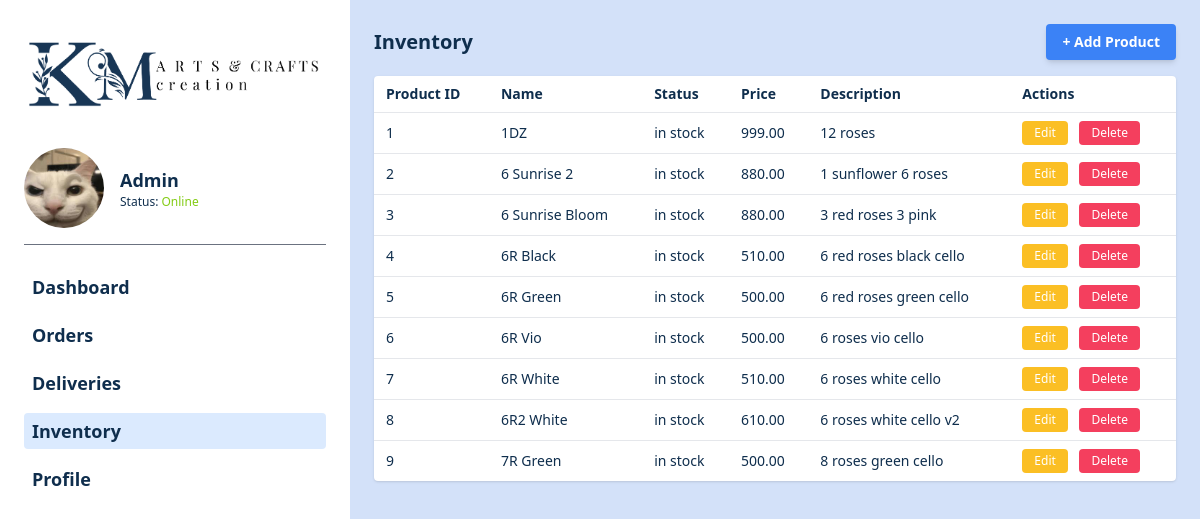
Before: /backend/products/update.php with the older database file.
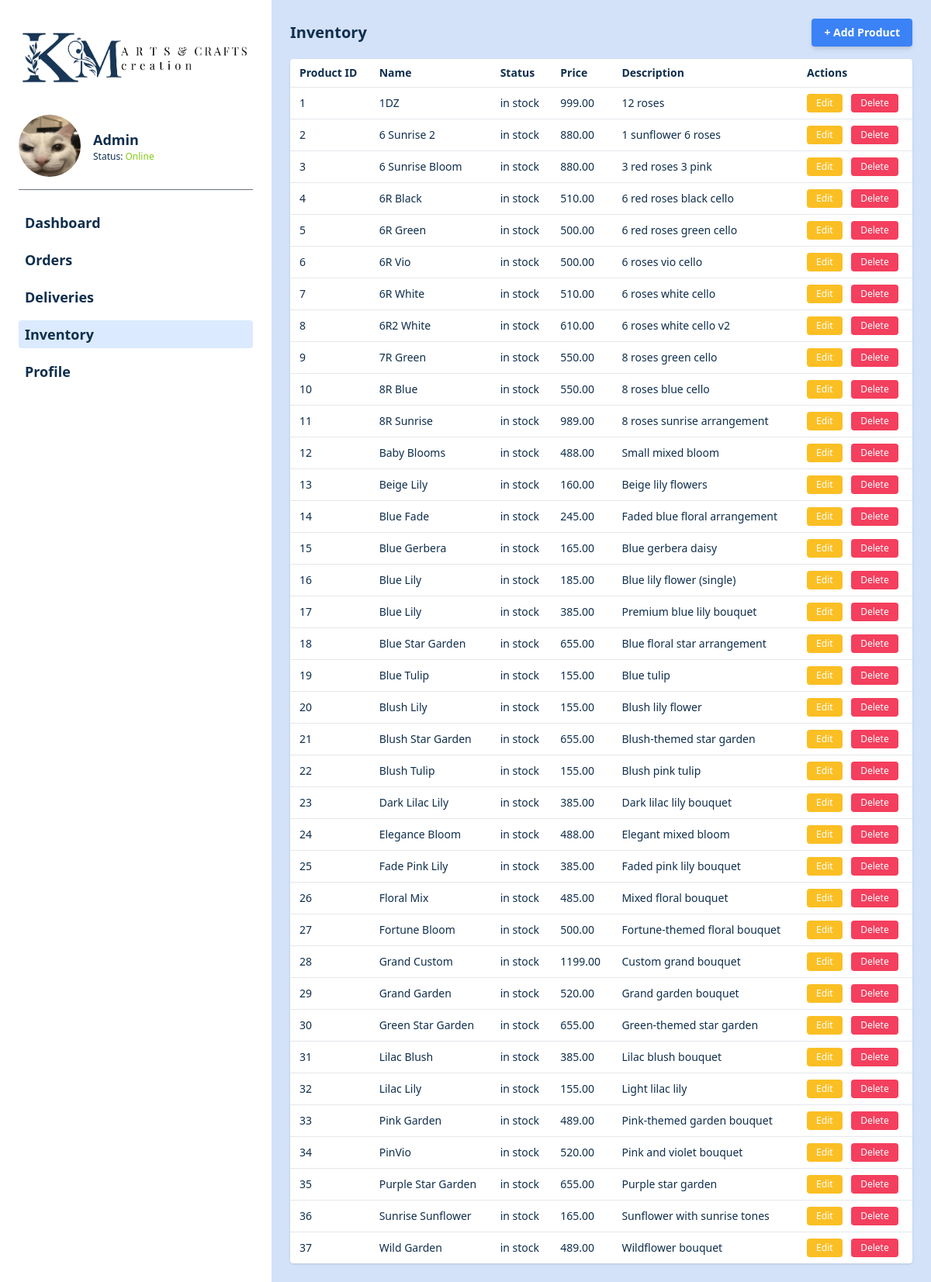
After: the same page with the newer database file.
### tables this page shows
CREATE TABLE products (
    product_id INT AUTO_INCREMENT PRIMARY KEY,
    product_name VARCHAR(255),
    product_description TEXT,
    base_price DECIMAL(10, 2),
    status ENUM('in stock', 'low stock', 'no stock') DEFAULT 'in stock'
);

### backend/products/update.php (the view, shortened to what this page needs)
<?php
require_once '../../backend/config/database.php';
try {
  $stmt = $pdo->query("SELECT * FROM products");
  $products = $stmt->fetchAll(PDO::FETCH_ASSOC);
} catch (PDOException $e) {
  $products = [];
  $error = "Error fetching products: " . $e->getMessage();
}
?>
<!DOCTYPE html>
<html lang="en">
<head>
  <script src="https://cdn.tailwindcss.com"></script>
</head>
<body class="bg-[#d3e1f9] min-h-screen flex">
  <aside class="bg-white w-[350px] flex flex-col p-6">
    <img src="/K-M-Arts-and-Crafts-Creation/assets/Logo.png" class="w-[300px] h-[100px] object-contain mb-6" alt="Logo" />
    <div class="flex items-center mb-4 space-x-4">
      <img src="/K-M-Arts-and-Crafts-Creation/assets/pfp.jpg" class="w-20 h-20 rounded-full" alt="User profile" />
      <div>
        <p class="text-[#0f2e4d] font-bold text-lg">Admin</p>
        <p class="text-[#0f2e4d] text-xs">Status: <span class="text-lime-500 font-medium">Online</span></p>
      </div>
    </div>
    <hr class="border-gray-500 mb-6" />
    <nav class="space-y-3 text-lg font-bold text-[#0f2e4d]">
      <a href="Dashboard.html" class="hover:bg-blue-100 px-2 py-1 rounded block">Dashboard</a>
      <a href="Order.html" class="hover:bg-blue-100 px-2 py-1 rounded block">Orders</a>
      <a href="Delivery.html" class="hover:bg-blue-100 px-2 py-1 rounded block">Deliveries</a>
      <a href="Inventory.php" class="bg-blue-100 px-2 py-1 rounded block">Inventory</a>
      <a href="Profile.html" class="hover:bg-blue-100 mt-6 px-2 py-1 rounded block">Profile</a>
    </nav>
  </aside>
  <main class="flex-1 p-6">
    <div class="flex justify-between items-center mb-4">
      <h2 class="text-[#0f2e4d] text-xl font-extrabold">Inventory</h2>
      <button
        onclick="openModal()"
        class="bg-blue-500 text-white font-bold text-sm rounded px-4 py-2 shadow-md"
      >
        + Add Product
      </button>
    </div>
    <table class="w-full bg-white rounded shadow text-sm text-[#0f2e4d]">
      <thead>
        <tr>
          <th class="text-left px-3 py-2">Product ID</th>
          <th class="text-left px-3 py-2">Name</th>
          <th class="text-left px-3 py-2">Status</th>
          <th class="text-left px-3 py-2">Price</th>
          <th class="text-left px-3 py-2">Description</th>
          <th class="text-left px-3 py-2">Actions</th>
        </tr>
      </thead>
      <tbody>
        <?php if (!empty($products)): ?>
          <?php foreach ($products as $product): ?>
            <tr class="border-t border-gray-200">
              <td class="px-3 py-2"><?= htmlspecialchars($product['product_id']) ?></td>
              <td class="px-3 py-2"><?= htmlspecialchars($product['product_name']) ?></td>
              <td class="px-3 py-2"><?= htmlspecialchars($product['status']) ?></td>
              <td class="px-3 py-2"><?= htmlspecialchars($product['base_price']) ?></td>
              <td class="px-3 py-2"><?= htmlspecialchars($product['product_description']) ?></td>
              <td class="px-3 py-2 space-x-2">
                <button
                  onclick='editProduct(<?= json_encode($product) ?>)'
                  class="bg-amber-400 text-white px-3 py-1 rounded text-xs"
                >Edit</button>
                <form action="../../backend/products/delete_product.php" method="POST" class="inline">
                  <button
                    type="submit"
                    onclick="return confirm('Are you sure you want to delete this product?');"
                    class="bg-rose-500 text-white px-3 py-1 rounded text-xs"
                  >Delete</button>
                </form>
              </td>
            </tr>
          <?php endforeach; ?>
        <?php else: ?>
          <tr>
            <td colspan="6" class="text-center py-4 text-gray-500">No products found.</td>
          </tr>
        <?php endif; ?>
      </tbody>
    </table>
  </main>
</body>
</html>

Changed rows visible on the page:
changed products "7R Green": base_price "500.00" → "550.00"
added products: product_id "10", product_name "8R Blue", status "in stock", base_price "550.00", product_description "8 roses blue cello"
added products: product_id "11", product_name "8R Sunrise", status "in stock", base_price "989.00", product_description "8 roses sunrise arrangement"
added products: product_id "12", product_name "Baby Blooms", status "in stock", base_price "488.00", product_description "Small mixed bloom"
added products: product_id "13", product_name "Beige Lily", status "in stock", base_price "160.00", product_description "Beige lily flowers"
added products: product_id "14", product_name "Blue Fade", status "in stock", base_price "245.00", product_description "Faded blue floral arrangement"
added products: product_id "15", product_name "Blue Gerbera", status "in stock", base_price "165.00", product_description "Blue gerbera daisy"
added products: product_id "16", product_name "Blue Lily", status "in stock", base_price "185.00", product_description "Blue lily flower (single)"
added products: product_id "17", product_name "Blue Lily", status "in stock", base_price "385.00", product_description "Premium blue lily bouquet"
added products: product_id "18", product_name "Blue Star Garden", status "in stock", base_price "655.00", product_description "Blue floral star arrangement"
added products: product_id "19", product_name "Blue Tulip", status "in stock", base_price "155.00", product_description "Blue tulip"
added products: product_id "20", product_name "Blush Lily", status "in stock", base_price "155.00", product_description "Blush lily flower"
added products: product_id "21", product_name "Blush Star Garden", status "in stock", base_price "655.00", product_description "Blush-themed star garden"
added products: product_id "22", product_name "Blush Tulip", status "in stock", base_price "155.00", product_description "Blush pink tulip"
added products: product_id "23", product_name "Dark Lilac Lily", status "in stock", base_price "385.00", product_description "Dark lilac lily bouquet"
added products: product_id "24", product_name "Elegance Bloom", status "in stock", base_price "488.00", product_description "Elegant mixed bloom"
added products: product_id "25", product_name "Fade Pink Lily", status "in stock", base_price "385.00", product_description "Faded pink lily bouquet"
added products: product_id "26", product_name "Floral Mix", status "in stock", base_price "485.00", product_description "Mixed floral bouquet"
added products: product_id "27", product_name "Fortune Bloom", status "in stock", base_price "500.00", product_description "Fortune-themed floral bouquet"
added products: product_id "28", product_name "Grand Custom", status "in stock", base_price "1199.00", product_description "Custom grand bouquet"
added products: product_id "29", product_name "Grand Garden", status "in stock", base_price "520.00", product_description "Grand garden bouquet"
added products: product_id "30", product_name "Green Star Garden", status "in stock", base_price "655.00", product_description "Green-themed star garden"
added products: product_id "31", product_name "Lilac Blush", status "in stock", base_price "385.00", product_description "Lilac blush bouquet"
added products: product_id "32", product_name "Lilac Lily", status "in stock", base_price "155.00", product_description "Light lilac lily"
added products: product_id "33", product_name "Pink Garden", status "in stock", base_price "489.00", product_description "Pink-themed garden bouquet"
added products: product_id "34", product_name "PinVio", status "in stock", base_price "520.00", product_description "Pink and violet bouquet"
added products: product_id "35", product_name "Purple Star Garden", status "in stock", base_price "655.00", product_description "Purple star garden"
added products: product_id "36", product_name "Sunrise Sunflower", status "in stock", base_price "165.00", product_description "Sunflower with sunrise tones"
added products: product_id "37", product_name "Wild Garden", status "in stock", base_price "489.00", product_description "Wildflower bouquet"
